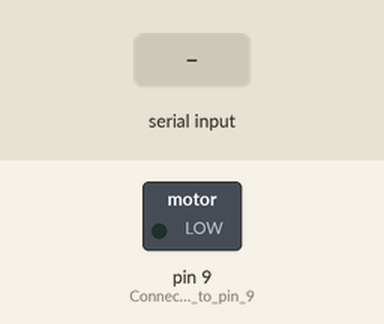
Recording of a sketch running on a simulated Arduino Uno, built with avr-gcc and run on an emulated ATmega328P. Shown: switched loads named in the sketch (green lamp = pin HIGH). The test bench sets the inputs (shaded band).

Above: at 1.2 s.
1.3 s: "90,45\n" received over Serial
At 1.6 s:
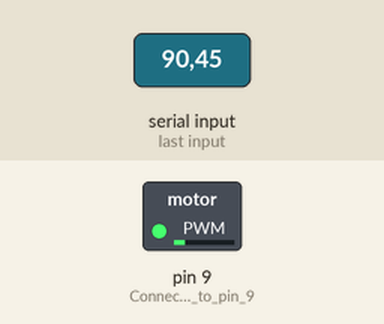
3.8 s: "30,150\n" received over Serial
At 4.6 s:
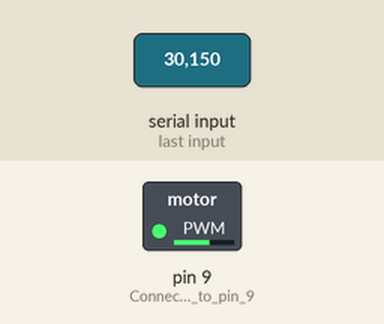
6.3 s: "200\n" received over Serial
At 7.1 s:
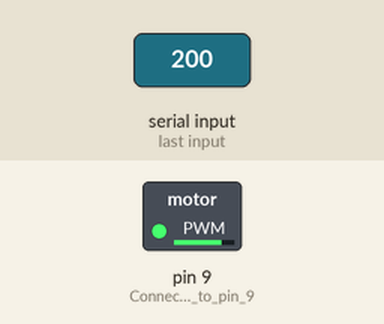
Timing chart, 0 to 9.3 s (numbered marks = the images above; inputs shaded):
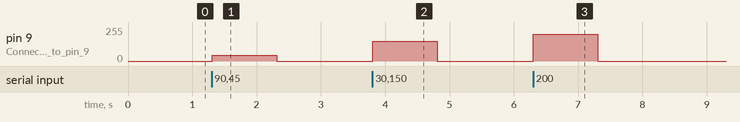

Measured:
- after the input at 1.3 s, pin 9 (Connect_motor_to_pin_9): 0/255 → 45/255 at once, → 0/255 1.0 s later
- after the input at 3.8 s, pin 9 (Connect_motor_to_pin_9): 0/255 → 150/255 at once, → 0/255 1.0 s later
- after the input at 6.3 s, pin 9 (Connect_motor_to_pin_9): 0/255 → 200/255 at once, → 0/255 1.0 s later

The sketch:

arduino.ino
```cpp
void setup()
{
  Serial.begin(9600); // Bluetooth modules HC-05, use 9600 baud
  pinMode(9, OUTPUT); // Connect motor to pin 9 (PWM)
}

void loop()
{
  if (Serial.available())
  {
    int val = Serial.parseInt();  // Read the incoming vibration value (0–255)
    val = constrain(val, 0, 255); // Ensure it's within bounds
    analogWrite(9, val);          // Send to vibration motor
    delay(5);                     // Small delay to prevent overflow
  }
}
```
